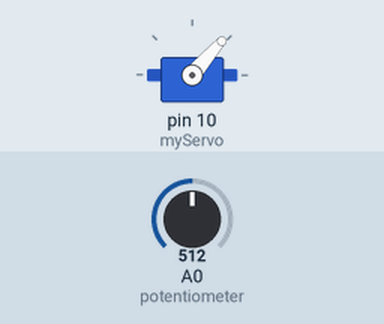
Recording of a sketch running on a simulated Arduino Uno, built with avr-gcc and run on an emulated ATmega328P. On the bench: servo. Inputs (shaded band) come from the test bench; at power-on: A0 (potentiometer) = 512.

Above: at 5.5 s.
5.6 s: A0 (potentiometer) set to 716
At 6.9 s:
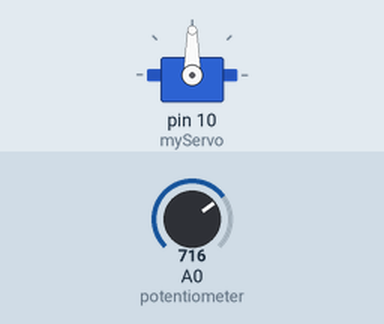
13.9 s: A0 (potentiometer) set to 900
At 14.7 s:
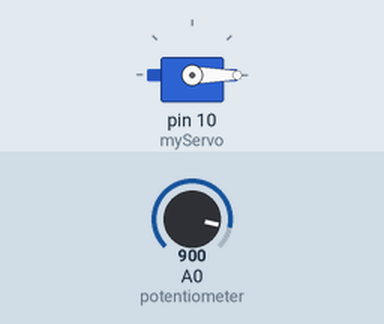
24.2 s: A0 (potentiometer) set to 1023
At 25.2 s:
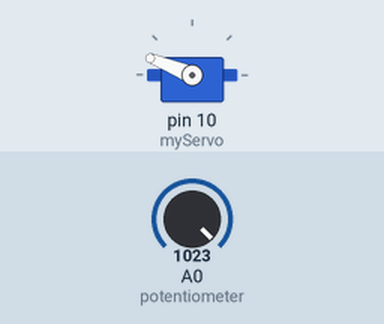
Timing chart, 0 to 40.1 s (numbered marks = the images above; inputs shaded):
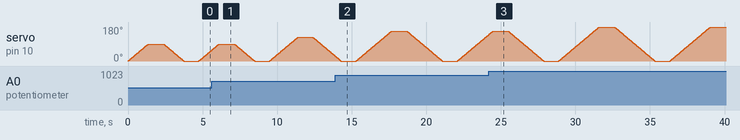

The sketch:

Servo_with_Potentiometer.ino
```cpp
#include <Servo.h>
Servo myServo;
// Servo motor has 3 pins: VCC that connects to 5V pin, ground that connects to GND and signal that connects to the PWM D pin.
// potentiometer has 3 pins: 2 terrminals, connect one to 5V, one to GND, and one signal that connects to an analog pin.
void setup() {
    myServo.attach(10);
  // attach servo to a pwm pin
}

void loop() {
    int potentiometervalue=analogRead(A0); //read the potentiometer control signal
    int servo_val=map(potentiometervalue,0,1023,0,180); //convert value range from (0,1023) to (0,180)
  // sweep the arc in order
    for (int i=0;i<=servo_val;i++)
      {
        myServo.write(i);
        //rotate the servo motor that many degrees as needed,
        delay(15);
      }
  // sweep the arc in reverse
    delay(1000);
    for (int i=servo_val;i>=0;i--)
      {
        myServo.write(i);
        delay(15);
      }
    delay(1000);
}
```
